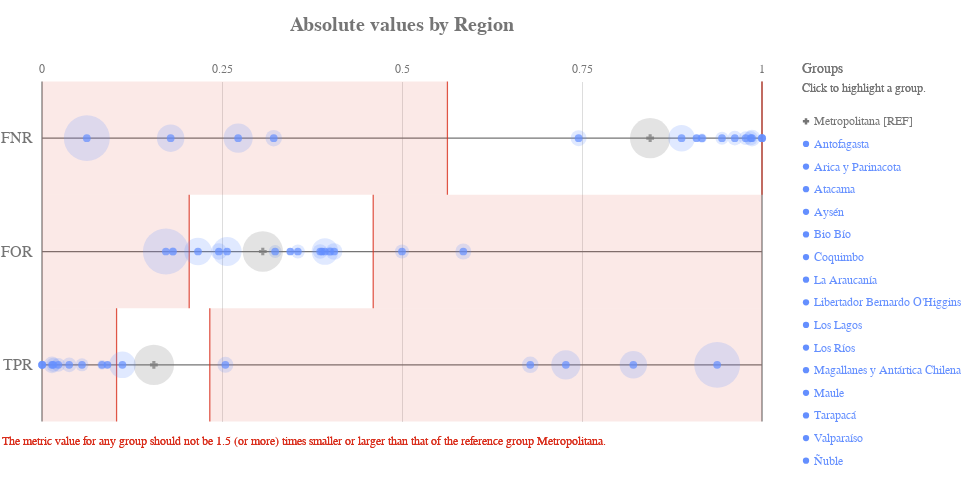

Source (notebook cell):
### Code cell
ap.absolute(grupo_definido, metrics, 'region', fairness_threshold = disparity_tolerance)

### Figure 1 — Vega-Lite specification as saved in the notebook (floating-point values rounded to 4 significant figures)
{"config": {"view": {"continuousWidth": 400, "continuousHeight": 300, "strokeWidth": 0}, "axisLeft": {"labelColor": "rgb(117,117,117)", "labelFont": "Arial", "labelFontSize": 16}, "title": {"align": "center", "baseline": "middle", "color": "rgb(117,117,117)", "font": "Arial", "fontSize": 20, "fontWeight": "bold"}}, "layer": [{"data": {"name": "data-4ac2d7a4dec33677e433b172826c7791"}, "mark": {"type": "rule", "stroke": "rgb(117,117,117)", "strokeWidth": 1.25, "tooltip": ""}, "encoding": {"x": {"type": "quantitative", "field": "start", "scale": {"domain": [0, 1], "range": [40.0, 760.0]}}, "x2": {"field": "end"}, "y": {"type": "nominal", "axis": {"domain": false, "labelAngle": 0, "labelPadding": -30, "orient": "left", "ticks": false, "title": ""}, "field": "y_position", "scale": {"domain": ["FNR", "FOR", "TPR"], "range": [42.5, 382.5]}}}}, {"data": {"name": "data-6cfe259518f6c7b358d8f836a73e6b7f"}, "mark": {"type": "rule", "stroke": "rgb(117,117,117)", "strokeWidth": 1.25, "tooltip": ""}, "encoding": {"x": {"type": "quantitative", "field": "x_position", "scale": {"domain": [0, 1], "range": [40.0, 760.0]}}, "y": {"value": 42.5}, "y2": {"value": 382.5}}}, {"data": {"name": "data-60ed1133fa688d151d36705a369482e0"}, "mark": {"type": "text", "align": "center", "color": "rgb(117,117,117)", "font": "Arial", "fontSize": 12, "fontWeight": "normal", "tooltip": ""}, "encoding": {"text": {"type": "nominal", "field": "value"}, "x": {"type": "quantitative", "field": "value", "scale": {"domain": [0, 1], "range": [40.0, 760.0]}}, "y": {"value": 29.75}}}, {"layer": [{"mark": {"type": "rect", "opacity": 0.8, "stroke": "rgb(217, 46, 28)", "strokeWidth": 1.25, "tooltip": ""}, "encoding": {"x": {"type": "quantitative", "field": "lower_threshold_value", "scale": {"domain": [0, 1], "range": [40.0, 760.0]}}, "x2": {"field": "lower_threshold_value"}, "y": {"type": "nominal", "axis": {"domain": false, "grid": false, "labels": false, "ticks": false, "title": " "}, "field": "metric", "scale": {"domain": ["FNR", "FOR", "TPR"], "range": [42.5, 382.5]}}}}, {"mark": {"type": "rect", "opacity": 0.8, "stroke": "rgb(217, 46, 28)", "strokeWidth": 1.25, "tooltip": ""}, "encoding": {"x": {"type": "quantitative", "field": "upper_threshold_value", "scale": {"domain": [0, 1], "range": [40.0, 760.0]}}, "x2": {"field": "upper_threshold_value"}, "y": {"type": "nominal", "axis": {"domain": false, "grid": false, "labels": false, "ticks": false, "title": " "}, "field": "metric", "scale": {"domain": ["FNR", "FOR", "TPR"], "range": [42.5, 382.5]}}}}, {"layer": [{"mark": {"type": "rect", "fill": "rgb(217, 46, 28)", "opacity": 0.1, "tooltip": ""}, "encoding": {"x": {"type": "quantitative", "field": "lower_threshold_value", "scale": {"domain": [0, 1], "range": [40.0, 760.0]}}, "x2": {"field": "lower_end"}, "y": {"type": "nominal", "axis": {"domain": false, "grid": false, "labels": false, "ticks": false, "title": " "}, "field": "metric", "scale": {"domain": ["FNR", "FOR", "TPR"], "range": [42.5, 382.5]}}}}, {"mark": {"type": "rect", "fill": "rgb(217, 46, 28)", "opacity": 0.1, "tooltip": ""}, "encoding": {"x": {"type": "quantitative", "field": "upper_threshold_value", "scale": {"domain": [0, 1], "range": [40.0, 760.0]}}, "x2": {"field": "upper_end"}, "y": {"type": "nominal", "axis": {"domain": false, "grid": false, "labels": false, "ticks": false, "title": " "}, "field": "metric", "scale": {"domain": ["FNR", "FOR", "TPR"], "range": [42.5, 382.5]}}}}]}, {"data": {"name": "data-79dd248bdaa0ea02c535240e8ad022c8"}, "mark": {"type": "text", "align": "left", "baseline": "top", "fill": "rgb(217, 46, 28)", "font": "Arial", "fontSize": 12, "fontWeight": "normal", "tooltip": ""}, "encoding": {"text": {"value": "The metric value for any group should not be 1.5 (or more) times smaller or larger than that of the reference group Metropolitana."}, "x": {"value": 0}, "y": {"value": 396.7}}}], "data": {"name": "data-482397bc57c6750e1fbe531a6ee66505"}}, {"layer": [{"mark": "circle"}, {"data": {"name": "data-2f32fbcd57f03089dcbc1dae8ae18331"}, "mark": {"type": "circle", "opacity": 0.2}, "encoding": {"color": {"condition": {"type": "nominal", "field": "attribute_value", "legend": null, "scale": {"domain": ["Metropolitana", "Antofagasta", "Arica y Parinacota", "Atacama", "Aysén", "Bio Bío", "Coquimbo", "La Araucanía", "Libertador Bernardo O'Higgins", "Los Lagos", "Los Ríos", "Magallanes y Antártica Chilena", "Maule", "Tarapacá", "Valparaíso", "Ñuble"], "range": ["rgb(117,117,117)", "rgb(100, 143, 255)", "rgb(100, 143, 255)", "rgb(100, 143, 255)", "rgb(100, 143, 255)", "rgb(100, 143, 255)", "rgb(100, 143, 255)", "rgb(100, 143, 255)", "rgb(100, 143, 255)", "rgb(100, 143, 255)", "rgb(100, 143, 255)", "rgb(100, 143, 255)", "rgb(100, 143, 255)", "rgb(100, 143, 255)", "rgb(100, 143, 255)", "rgb(100, 143, 255)"]}, "selection": "selector009"}, "value": "rgb(224,224,224)"}, "size": {"type": "quantitative", "field": "group_size", "legend": null, "scale": {"domain": [0, 1603.0], "range": [0, 2522.0]}}, "tooltip": [{"type": "nominal", "field": "attribute_value", "title": "Group"}, {"type": "nominal", "field": "tooltip_group_size", "title": "Group Size"}, {"type": "nominal", "field": "tooltip_disparity_explanation_fnr", "title": "Disparity"}, {"type": "quantitative", "field": "fnr", "format": ".2f", "title": "FNR"}], "x": {"type": "quantitative", "axis": {"domain": false, "labels": false, "ticks": false, "title": null, "values": [0.25, 0.5, 0.75]}, "field": "fnr", "scale": {"domain": [0, 1], "range": [40.0, 760.0]}}, "y": {"type": "nominal", "axis": {"domain": false, "grid": false, "labels": false, "ticks": false, "title": " "}, "field": "metric_variable", "scale": {"domain": ["FNR", "FOR", "TPR"], "range": [42.5, 382.5]}}}, "selection": {"selector011": {"type": "multi", "empty": "all", "fields": ["attribute_value"]}}, "transform": [{"calculate": "'FNR'", "as": "metric_variable"}]}, {"data": {"name": "data-2f32fbcd57f03089dcbc1dae8ae18331"}, "mark": {"type": "circle", "opacity": 0.2}, "encoding": {"color": {"condition": {"type": "nominal", "field": "attribute_value", "legend": null, "scale": {"domain": ["Metropolitana", "Antofagasta", "Arica y Parinacota", "Atacama", "Aysén", "Bio Bío", "Coquimbo", "La Araucanía", "Libertador Bernardo O'Higgins", "Los Lagos", "Los Ríos", "Magallanes y Antártica Chilena", "Maule", "Tarapacá", "Valparaíso", "Ñuble"], "range": ["rgb(117,117,117)", "rgb(100, 143, 255)", "rgb(100, 143, 255)", "rgb(100, 143, 255)", "rgb(100, 143, 255)", "rgb(100, 143, 255)", "rgb(100, 143, 255)", "rgb(100, 143, 255)", "rgb(100, 143, 255)", "rgb(100, 143, 255)", "rgb(100, 143, 255)", "rgb(100, 143, 255)", "rgb(100, 143, 255)", "rgb(100, 143, 255)", "rgb(100, 143, 255)", "rgb(100, 143, 255)"]}, "selection": "selector009"}, "value": "rgb(224,224,224)"}, "size": {"type": "quantitative", "field": "group_size", "legend": null, "scale": {"domain": [0, 1603.0], "range": [0, 2522.0]}}, "tooltip": [{"type": "nominal", "field": "attribute_value", "title": "Group"}, {"type": "nominal", "field": "tooltip_group_size", "title": "Group Size"}, {"type": "nominal", "field": "tooltip_disparity_explanation_for", "title": "Disparity"}, {"type": "quantitative", "field": "for", "format": ".2f", "title": "FOR"}], "x": {"type": "quantitative", "axis": {"domain": false, "labels": false, "ticks": false, "title": null, "values": [0.25, 0.5, 0.75]}, "field": "for", "scale": {"domain": [0, 1], "range": [40.0, 760.0]}}, "y": {"type": "nominal", "axis": {"domain": false, "grid": false, "labels": false, "ticks": false, "title": " "}, "field": "metric_variable", "scale": {"domain": ["FNR", "FOR", "TPR"], "range": [42.5, 382.5]}}}, "selection": {"selector013": {"type": "multi", "empty": "all", "fields": ["attribute_value"]}}, "transform": [{"calculate": "'FOR'", "as": "metric_variable"}]}, {"data": {"name": "data-2f32fbcd57f03089dcbc1dae8ae18331"}, "mark": {"type": "circle", "opacity": 0.2}, "encoding": {"color": {"condition": {"type": "nominal", "field": "attribute_value", "legend": null, "scale": {"domain": ["Metropolitana", "Antofagasta", "Arica y Parinacota", "Atacama", "Aysén", "Bio Bío", "Coquimbo", "La Araucanía", "Libertador Bernardo O'Higgins", "Los Lagos", "Los Ríos", "Magallanes y Antártica Chilena", "Maule", "Tarapacá", "Valparaíso", "Ñuble"], "range": ["rgb(117,117,117)", "rgb(100, 143, 255)", "rgb(100, 143, 255)", "rgb(100, 143, 255)", "rgb(100, 143, 255)", "rgb(100, 143, 255)", "rgb(100, 143, 255)", "rgb(100, 143, 255)", "rgb(100, 143, 255)", "rgb(100, 143, 255)", "rgb(100, 143, 255)", "rgb(100, 143, 255)", "rgb(100, 143, 255)", "rgb(100, 143, 255)", "rgb(100, 143, 255)", "rgb(100, 143, 255)"]}, "selection": "selector009"}, "value": "rgb(224,224,224)"}, "size": {"type": "quantitative", "field": "group_size", "legend": null, "scale": {"domain": [0, 1603.0], "range": [0, 2522.0]}}, "tooltip": [{"type": "nominal", "field": "attribute_value", "title": "Group"}, {"type": "nominal", "field": "tooltip_group_size", "title": "Group Size"}, {"type": "nominal", "field": "tooltip_disparity_explanation_tpr", "title": "Disparity"}, {"type": "quantitative", "field": "tpr", "format": ".2f", "title": "TPR"}], "x": {"type": "quantitative", "axis": {"domain": false, "labels": false, "ticks": false, "title": null, "values": [0.25, 0.5, 0.75]}, "field": "tpr", "scale": {"domain": [0, 1], "range": [40.0, 760.0]}}, "y": {"type": "nominal", "axis": {"domain": false, "grid": false, "labels": false, "ticks": false, "title": " "}, "field": "metric_variable", "scale": {"domain": ["FNR", "FOR", "TPR"], "range": [42.5, 382.5]}}}, "selection": {"selector015": {"type": "multi", "empty": "all", "fields": ["attribute_value"]}}, "transform": [{"calculate": "'TPR'", "as": "metric_variable"}]}, {"layer": [{"mark": "point"}, {"data": {"name": "data-2f32fbcd57f03089dcbc1dae8ae18331"}, "mark": {"type": "point", "filled": true, "size": 60}, "encoding": {"color": {"condition": {"type": "nominal", "field": "attribute_value", "legend": null, "scale": {"domain": ["Metropolitana", "Antofagasta", "Arica y Parinacota", "Atacama", "Aysén", "Bio Bío", "Coquimbo", "La Araucanía", "Libertador Bernardo O'Higgins", "Los Lagos", "Los Ríos", "Magallanes y Antártica Chilena", "Maule", "Tarapacá", "Valparaíso", "Ñuble"], "range": ["rgb(117,117,117)", "rgb(100, 143, 255)", "rgb(100, 143, 255)", "rgb(100, 143, 255)", "rgb(100, 143, 255)", "rgb(100, 143, 255)", "rgb(100, 143, 255)", "rgb(100, 143, 255)", "rgb(100, 143, 255)", "rgb(100, 143, 255)", "rgb(100, 143, 255)", "rgb(100, 143, 255)", "rgb(100, 143, 255)", "rgb(100, 143, 255)", "rgb(100, 143, 255)", "rgb(100, 143, 255)"]}, "selection": "selector009"}, "value": "rgb(224,224,224)"}, "shape": {"type": "nominal", "field": "attribute_value", "legend": null, "scale": {"domain": ["Metropolitana", "Antofagasta", "Arica y Parinacota", "Atacama", "Aysén", "Bio Bío", "Coquimbo", "La Araucanía", "Libertador Bernardo O'Higgins", "Los Lagos", "Los Ríos", "Magallanes y Antártica Chilena", "Maule", "Tarapacá", "Valparaíso", "Ñuble"], "range": ["cross", "circle", "circle", "circle", "circle", "circle", "circle", "circle", "circle", "circle", "circle", "circle", "circle", "circle", "circle", "circle"]}}, "tooltip": [{"type": "nominal", "field": "attribute_value", "title": "Group"}, {"type": "nominal", "field": "tooltip_group_size", "title": "Group Size"}, {"type": "nominal", "field": "tooltip_disparity_explanation_fnr", "title": "Disparity"}, {"type": "quantitative", "field": "fnr", "format": ".2f", "title": "FNR"}], "x": {"type": "quantitative", "axis": {"domain": false, "labels": false, "ticks": false, "title": null, "values": [0.25, 0.5, 0.75]}, "field": "fnr", "scale": {"domain": [0, 1], "range": [40.0, 760.0]}}, "y": {"type": "nominal", "axis": {"domain": false, "grid": false, "labels": false, "ticks": false, "title": " "}, "field": "metric_variable", "scale": {"domain": ["FNR", "FOR", "TPR"], "range": [42.5, 382.5]}}}, "selection": {"selector010": {"type": "multi", "empty": "all", "fields": ["attribute_value"]}}, "transform": [{"calculate": "'FNR'", "as": "metric_variable"}]}, {"data": {"name": "data-2f32fbcd57f03089dcbc1dae8ae18331"}, "mark": {"type": "point", "filled": true, "size": 60}, "encoding": {"color": {"condition": {"type": "nominal", "field": "attribute_value", "legend": null, "scale": {"domain": ["Metropolitana", "Antofagasta", "Arica y Parinacota", "Atacama", "Aysén", "Bio Bío", "Coquimbo", "La Araucanía", "Libertador Bernardo O'Higgins", "Los Lagos", "Los Ríos", "Magallanes y Antártica Chilena", "Maule", "Tarapacá", "Valparaíso", "Ñuble"], "range": ["rgb(117,117,117)", "rgb(100, 143, 255)", "rgb(100, 143, 255)", "rgb(100, 143, 255)", "rgb(100, 143, 255)", "rgb(100, 143, 255)", "rgb(100, 143, 255)", "rgb(100, 143, 255)", "rgb(100, 143, 255)", "rgb(100, 143, 255)", "rgb(100, 143, 255)", "rgb(100, 143, 255)", "rgb(100, 143, 255)", "rgb(100, 143, 255)", "rgb(100, 143, 255)", "rgb(100, 143, 255)"]}, "selection": "selector009"}, "value": "rgb(224,224,224)"}, "shape": {"type": "nominal", "field": "attribute_value", "legend": null, "scale": {"domain": ["Metropolitana", "Antofagasta", "Arica y Parinacota", "Atacama", "Aysén", "Bio Bío", "Coquimbo", "La Araucanía", "Libertador Bernardo O'Higgins", "Los Lagos", "Los Ríos", "Magallanes y Antártica Chilena", "Maule", "Tarapacá", "Valparaíso", "Ñuble"], "range": ["cross", "circle", "circle", "circle", "circle", "circle", "circle", "circle", "circle", "circle", "circle", "circle", "circle", "circle", "circle", "circle"]}}, "tooltip": [{"type": "nominal", "field": "attribute_value", "title": "Group"}, {"type": "nominal", "field": "tooltip_group_size", "title": "Group Size"}, {"type": "nominal", "field": "tooltip_disparity_explanation_for", "title": "Disparity"}, {"type": "quantitative", "field": "for", "format": ".2f", "title": "FOR"}], "x": {"type": "quantitative", "axis": {"domain": false, "labels": false, "ticks": false, "title": null, "values": [0.25, 0.5, 0.75]}, "field": "for", "scale": {"domain": [0, 1], "range": [40.0, 760.0]}}, "y": {"type": "nominal", "axis": {"domain": false, "grid": false, "labels": false, "ticks": false, "title": " "}, "field": "metric_variable", "scale": {"domain": ["FNR", "FOR", "TPR"], "range": [42.5, 382.5]}}}, "selection": {"selector012": {"type": "multi", "empty": "all", "fields": ["attribute_value"]}}, "transform": [{"calculate": "'FOR'", "as": "metric_variable"}]}, {"data": {"name": "data-2f32fbcd57f03089dcbc1dae8ae18331"}, "mark": {"type": "point", "filled": true, "size": 60}, "encoding": {"color": {"condition": {"type": "nominal", "field": "attribute_value", "legend": null, "scale": {"domain": ["Metropolitana", "Antofagasta", "Arica y Parinacota", "Atacama", "Aysén", "Bio Bío", "Coquimbo", "La Araucanía", "Libertador Bernardo O'Higgins", "Los Lagos", "Los Ríos", "Magallanes y Antártica Chilena", "Maule", "Tarapacá", "Valparaíso", "Ñuble"], "range": ["rgb(117,117,117)", "rgb(100, 143, 255)", "rgb(100, 143, 255)", "rgb(100, 143, 255)", "rgb(100, 143, 255)", "rgb(100, 143, 255)", "rgb(100, 143, 255)", "rgb(100, 143, 255)", "rgb(100, 143, 255)", "rgb(100, 143, 255)", "rgb(100, 143, 255)", "rgb(100, 143, 255)", "rgb(100, 143, 255)", "rgb(100, 143, 255)", "rgb(100, 143, 255)", "rgb(100, 143, 255)"]}, "selection": "selector009"}, "value": "rgb(224,224,224)"}, "shape": {"type": "nominal", "field": "attribute_value", "legend": null, "scale": {"domain": ["Metropolitana", "Antofagasta", "Arica y Parinacota", "Atacama", "Aysén", "Bio Bío", "Coquimbo", "La Araucanía", "Libertador Bernardo O'Higgins", "Los Lagos", "Los Ríos", "Magallanes y Antártica Chilena", "Maule", "Tarapacá", "Valparaíso", "Ñuble"], "range": ["cross", "circle", "circle", "circle", "circle", "circle", "circle", "circle", "circle", "circle", "circle", "circle", "circle", "circle", "circle", "circle"]}}, "tooltip": [{"type": "nominal", "field": "attribute_value", "title": "Group"}, {"type": "nominal", "field": "tooltip_group_size", "title": "Group Size"}, {"type": "nominal", "field": "tooltip_disparity_explanation_tpr", "title": "Disparity"}, {"type": "quantitative", "field": "tpr", "format": ".2f", "title": "TPR"}], "x": {"type": "quantitative", "axis": {"domain": false, "labels": false, "ticks": false, "title": null, "values": [0.25, 0.5, 0.75]}, "field": "tpr", "scale": {"domain": [0, 1], "range": [40.0, 760.0]}}, "y": {"type": "nominal", "axis": {"domain": false, "grid": false, "labels": false, "ticks": false, "title": " "}, "field": "metric_variable", "scale": {"domain": ["FNR", "FOR", "TPR"], "range": [42.5, 382.5]}}}, "selection": {"selector014": {"type": "multi", "empty": "all", "fields": ["attribute_value"]}}, "transform": [{"calculate": "'TPR'", "as": "metric_variable"}]}]}]}, {"layer": [{"mark": {"type": "point", "filled": true, "opacity": 1, "size": 39.48}, "encoding": {"color": {"condition": {"type": "nominal", "field": "attribute_value", "legend": null, "scale": {"domain": ["Metropolitana", "Antofagasta", "Arica y Parinacota", "Atacama", "Aysén", "Bio Bío", "Coquimbo", "La Araucanía", "Libertador Bernardo O'Higgins", "Los Lagos", "Los Ríos", "Magallanes y Antártica Chilena", "Maule", "Tarapacá", "Valparaíso", "Ñuble"], "range": ["rgb(117,117,117)", "rgb(100, 143, 255)", "rgb(100, 143, 255)", "rgb(100, 143, 255)", "rgb(100, 143, 255)", "rgb(100, 143, 255)", "rgb(100, 143, 255)", "rgb(100, 143, 255)", "rgb(100, 143, 255)", "rgb(100, 143, 255)", "rgb(100, 143, 255)", "rgb(100, 143, 255)", "rgb(100, 143, 255)", "rgb(100, 143, 255)", "rgb(100, 143, 255)", "rgb(100, 143, 255)"]}, "selection": "selector009"}, "value": "rgb(224,224,224)"}, "shape": {"type": "nominal", "field": "attribute_value", "legend": null, "scale": {"domain": ["Metropolitana", "Antofagasta", "Arica y Parinacota", "Atacama", "Aysén", "Bio Bío", "Coquimbo", "La Araucanía", "Libertador Bernardo O'Higgins", "Los Lagos", "Los Ríos", "Magallanes y Antártica Chilena", "Maule", "Tarapacá", "Valparaíso", "Ñuble"], "range": ["cross", "circle", "circle", "circle", "circle", "circle", "circle", "circle", "circle", "circle", "circle", "circle", "circle", "circle", "circle", "circle"]}}, "x": {"value": 804}, "y": {"type": "nominal", "axis": {"domain": false, "grid": false, "labels": false, "ticks": false, "title": " "}, "field": "attribute_value", "scale": {"domain": ["Metropolitana", "Antofagasta", "Arica y Parinacota", "Atacama", "Aysén", "Bio Bío", "Coquimbo", "La Araucanía", "Libertador Bernardo O'Higgins", "Los Lagos", "Los Ríos", "Magallanes y Antártica Chilena", "Maule", "Tarapacá", "Valparaíso", "Ñuble"], "range": [71, 433]}}}, "selection": {"selector009": {"type": "multi", "empty": "all", "fields": ["attribute_value"]}}}, {"mark": {"type": "text", "align": "left", "baseline": "middle", "font": "Arial", "fontSize": 12, "fontWeight": "normal"}, "encoding": {"color": {"condition": {"type": "nominal", "field": "attribute_value", "legend": null, "scale": {"domain": ["Metropolitana", "Antofagasta", "Arica y Parinacota", "Atacama", "Aysén", "Bio Bío", "Coquimbo", "La Araucanía", "Libertador Bernardo O'Higgins", "Los Lagos", "Los Ríos", "Magallanes y Antártica Chilena", "Maule", "Tarapacá", "Valparaíso", "Ñuble"], "range": ["rgb(117,117,117)", "rgb(100, 143, 255)", "rgb(100, 143, 255)", "rgb(100, 143, 255)", "rgb(100, 143, 255)", "rgb(100, 143, 255)", "rgb(100, 143, 255)", "rgb(100, 143, 255)", "rgb(100, 143, 255)", "rgb(100, 143, 255)", "rgb(100, 143, 255)", "rgb(100, 143, 255)", "rgb(100, 143, 255)", "rgb(100, 143, 255)", "rgb(100, 143, 255)", "rgb(100, 143, 255)"]}, "selection": "selector009"}, "value": "rgb(224,224,224)"}, "text": {"type": "nominal", "field": "label"}, "x": {"value": 812}, "y": {"type": "nominal", "axis": {"domain": false, "grid": false, "labels": false, "ticks": false, "title": " "}, "field": "attribute_value", "scale": {"domain": ["Metropolitana", "Antofagasta", "Arica y Parinacota", "Atacama", "Aysén", "Bio Bío", "Coquimbo", "La Araucanía", "Libertador Bernardo O'Higgins", "Los Lagos", "Los Ríos", "Magallanes y Antártica Chilena", "Maule", "Tarapacá", "Valparaíso", "Ñuble"], "range": [71, 433]}}}, "selection": {"selector016": {"type": "multi", "empty": "all", "fields": ["attribute_value"]}}}, {"data": {"name": "data-79dd248bdaa0ea02c535240e8ad022c8"}, "mark": {"type": "text", "align": "left", "baseline": "middle", "color": "rgb(117,117,117)", "font": "Arial", "fontSize": 12, "fontWeight": "normal"}, "encoding": {"text": {"value": "Click to highlight a group."}, "x": {"value": 800}, "y": {"value": 49}}}, {"data": {"name": "data-79dd248bdaa0ea02c535240e8ad022c8"}, "mark": {"type": "text", "align": "left", "baseline": "middle", "color": "rgb(117,117,117)", "font": "Arial", "fontSize": 14, "fontWeight": "normal"}, "encoding": {"text": {"value": "Groups"}, "x": {"value": 800}, "y": {"value": 30}}}], "data": {"name": "data-7ebefffb3323e64a7ab0617c614ff136"}}], "height": 425, "padding": {"top": 15, "bottom": 10}, "resolve": {"scale": {"size": "independent", "y": "independent"}}, "title": "Absolute values by Region", "width": 800, "$schema": "https://vega.github.io/schema/vega-lite/v4.8.1.json", "datasets": {"data-4ac2d7a4dec33677e433b172826c7791": [{"y_position": "FNR", "start": 0, "end": 1}, {"y_position": "FOR", "start": 0, "end": 1}, {"y_position": "TPR", "start": 0, "end": 1}], "data-6cfe259518f6c7b358d8f836a73e6b7f": [{"x_position": 0}, {"x_position": 1}], "data-60ed1133fa688d151d36705a369482e0": [{"value": 0.0}, {"value": 0.25}, {"value": 0.5}, {"value": 0.75}, {"value": 1.0}], "data-482397bc57c6750e1fbe531a6ee66505": [{"lower_end": 0, "upper_end": 1, "lower_threshold_value": 0.5631, "upper_threshold_value": 1.0, "metric": "FNR"}, {"lower_end": 0, "upper_end": 1, "lower_threshold_value": 0.2044, "upper_threshold_value": 0.46, "metric": "FOR"}, {"lower_end": 0, "upper_end": 1, "lower_threshold_value": 0.1036, "upper_threshold_value": 0.2331, "metric": "TPR"}], "data-79dd248bdaa0ea02c535240e8ad022c8": [{"a": 1, "b": 0}, {"a": 1, "b": 0}], "data-2f32fbcd57f03089dcbc1dae8ae18331": [{"attribute_name": "region", "attribute_value": "Antofagasta", "group_size": 479, "total_entities": 5007, "fnr": 0.1787, "for": 0.2167, "tpr": 0.8213, "fnr_disparity": 0.2116, "for_disparity": 0.7065, "tpr_disparity": 5.286, "fnr_disparity_scaled": -3.727, "for_disparity_scaled": -0.4154, "tpr_disparity_scaled": 4.286, "tooltip_group_size": "479 (9.57%)", "tooltip_disparity_explanation_fnr": "4.73 times smaller FNR than the reference group", "tooltip_disparity_explanation_for": "1.42 times smaller FOR than the reference group", "tooltip_disparity_explanation_tpr": "5.29 times larger TPR than the reference group"}, {"attribute_name": "region", "attribute_value": "Arica y Parinacota", "group_size": 539, "total_entities": 5007, "fnr": 0.2724, "for": 0.2571, "tpr": 0.7276, "fnr_disparity": 0.3225, "for_disparity": 0.8382, "tpr_disparity": 4.683, "fnr_disparity_scaled": -2.1, "for_disparity_scaled": -0.193, "tpr_disparity_scaled": 3.683, "tooltip_group_size": "539 (10.76%)", "tooltip_disparity_explanation_fnr": "3.10 times smaller FNR than the reference group", "tooltip_disparity_explanation_for": "1.19 times smaller FOR than the reference group", "tooltip_disparity_explanation_tpr": "4.68 times larger TPR than the reference group"}, {"attribute_name": "region", "attribute_value": "Atacama", "group_size": 173, "total_entities": 5007, "fnr": 0.3218, "for": 0.2456, "tpr": 0.6782, "fnr_disparity": 0.381, "for_disparity": 0.8009, "tpr_disparity": 4.365, "fnr_disparity_scaled": -1.624, "for_disparity_scaled": -0.2486, "tpr_disparity_scaled": 3.365, "tooltip_group_size": "173 (3.46%)", "tooltip_disparity_explanation_fnr": "2.62 times smaller FNR than the reference group", "tooltip_disparity_explanation_for": "1.25 times smaller FOR than the reference group", "tooltip_disparity_explanation_tpr": "4.36 times larger TPR than the reference group"}, {"attribute_name": "region", "attribute_value": "Aysén", "group_size": 36, "total_entities": 5007, "fnr": 1.0, "for": 0.3889, "tpr": 0.0002, "fnr_disparity": 1.184, "for_disparity": 1.268, "tpr_disparity": 0.0002, "fnr_disparity_scaled": 0.1839, "for_disparity_scaled": 0.2681, "tpr_disparity_scaled": -4999.0, "tooltip_group_size": "36 (0.72%)", "tooltip_disparity_explanation_fnr": "1.18 times larger FNR than the reference group", "tooltip_disparity_explanation_for": "1.27 times larger FOR than the reference group", "tooltip_disparity_explanation_tpr": "5000.00 times smaller TPR than the reference group"}, {"attribute_name": "region", "attribute_value": "Bio Bío", "group_size": 176, "total_entities": 5007, "fnr": 0.9861, "for": 0.4057, "tpr": 0.01389, "fnr_disparity": 1.168, "for_disparity": 1.323, "tpr_disparity": 0.08939, "fnr_disparity_scaled": 0.1675, "for_disparity_scaled": 0.323, "tpr_disparity_scaled": -10.19, "tooltip_group_size": "176 (3.52%)", "tooltip_disparity_explanation_fnr": "1.17 times larger FNR than the reference group", "tooltip_disparity_explanation_for": "1.32 times larger FOR than the reference group", "tooltip_disparity_explanation_tpr": "11.19 times smaller TPR than the reference group"}, {"attribute_name": "region", "attribute_value": "Coquimbo", "group_size": 162, "total_entities": 5007, "fnr": 0.7453, "for": 0.5852, "tpr": 0.2547, "fnr_disparity": 0.8824, "for_disparity": 1.908, "tpr_disparity": 1.639, "fnr_disparity_scaled": -0.1333, "for_disparity_scaled": 0.9082, "tpr_disparity_scaled": 0.6395, "tooltip_group_size": "162 (3.24%)", "tooltip_disparity_explanation_fnr": "1.13 times smaller FNR than the reference group", "tooltip_disparity_explanation_for": "1.91 times larger FOR than the reference group", "tooltip_disparity_explanation_tpr": "1.64 times larger TPR than the reference group"}, {"attribute_name": "region", "attribute_value": "La Araucanía", "group_size": 107, "total_entities": 5007, "fnr": 0.9444, "for": 0.3238, "tpr": 0.05556, "fnr_disparity": 1.118, "for_disparity": 1.056, "tpr_disparity": 0.3576, "fnr_disparity_scaled": 0.1182, "for_disparity_scaled": 0.0559, "tpr_disparity_scaled": -1.797, "tooltip_group_size": "107 (2.14%)", "tooltip_disparity_explanation_fnr": "1.12 times larger FNR than the reference group", "tooltip_disparity_explanation_for": "1.06 times larger FOR than the reference group", "tooltip_disparity_explanation_tpr": "2.80 times smaller TPR than the reference group"}, {"attribute_name": "region", "attribute_value": "Libertador Bernardo O'Higgins", "group_size": 137, "total_entities": 5007, "fnr": 0.9623, "for": 0.3864, "tpr": 0.03774, "fnr_disparity": 1.139, "for_disparity": 1.26, "tpr_disparity": 0.2429, "fnr_disparity_scaled": 0.1393, "for_disparity_scaled": 0.2599, "tpr_disparity_scaled": -3.117, "tooltip_group_size": "137 (2.74%)", "tooltip_disparity_explanation_fnr": "1.14 times larger FNR than the reference group", "tooltip_disparity_explanation_for": "1.26 times larger FOR than the reference group", "tooltip_disparity_explanation_tpr": "4.12 times smaller TPR than the reference group"}, {"attribute_name": "region", "attribute_value": "Los Lagos", "group_size": 122, "total_entities": 5007, "fnr": 0.9773, "for": 0.3554, "tpr": 0.02273, "fnr_disparity": 1.157, "for_disparity": 1.159, "tpr_disparity": 0.1463, "fnr_disparity_scaled": 0.157, "for_disparity_scaled": 0.1588, "tpr_disparity_scaled": -5.836, "tooltip_group_size": "122 (2.44%)", "tooltip_disparity_explanation_fnr": "1.16 times larger FNR than the reference group", "tooltip_disparity_explanation_for": "1.16 times larger FOR than the reference group", "tooltip_disparity_explanation_tpr": "6.84 times smaller TPR than the reference group"}, {"attribute_name": "region", "attribute_value": "Los Ríos", "group_size": 44, "total_entities": 5007, "fnr": 1.0, "for": 0.1818, "tpr": 0.0002, "fnr_disparity": 1.184, "for_disparity": 0.5929, "tpr_disparity": 0.0002, "fnr_disparity_scaled": 0.1839, "for_disparity_scaled": -0.6867, "tpr_disparity_scaled": -4999.0, "tooltip_group_size": "44 (0.88%)", "tooltip_disparity_explanation_fnr": "1.18 times larger FNR than the reference group", "tooltip_disparity_explanation_for": "1.69 times smaller FOR than the reference group", "tooltip_disparity_explanation_tpr": "5000.00 times smaller TPR than the reference group"}, {"attribute_name": "region", "attribute_value": "Magallanes y Antártica Chilena", "group_size": 30, "total_entities": 5007, "fnr": 0.9091, "for": 0.3448, "tpr": 0.09091, "fnr_disparity": 1.076, "for_disparity": 1.124, "tpr_disparity": 0.5851, "fnr_disparity_scaled": 0.07631, "for_disparity_scaled": 0.1244, "tpr_disparity_scaled": -0.709, "tooltip_group_size": "30 (0.60%)", "tooltip_disparity_explanation_fnr": "1.08 times larger FNR than the reference group", "tooltip_disparity_explanation_for": "1.12 times larger FOR than the reference group", "tooltip_disparity_explanation_tpr": "1.71 times smaller TPR than the reference group"}, {"attribute_name": "region", "attribute_value": "Maule", "group_size": 127, "total_entities": 5007, "fnr": 0.9844, "for": 0.5, "tpr": 0.01562, "fnr_disparity": 1.165, "for_disparity": 1.63, "tpr_disparity": 0.1006, "fnr_disparity_scaled": 0.1654, "for_disparity_scaled": 0.6304, "tpr_disparity_scaled": -8.944, "tooltip_group_size": "127 (2.54%)", "tooltip_disparity_explanation_fnr": "1.17 times larger FNR than the reference group", "tooltip_disparity_explanation_for": "1.63 times larger FOR than the reference group", "tooltip_disparity_explanation_tpr": "9.94 times smaller TPR than the reference group"}, {"attribute_name": "region", "attribute_value": "Metropolitana", "group_size": 1034, "total_entities": 5007, "fnr": 0.8446, "for": 0.3067, "tpr": 0.1554, "fnr_disparity": 1.0, "for_disparity": 1.0, "tpr_disparity": 1.0, "fnr_disparity_scaled": 0.0, "for_disparity_scaled": 0.0, "tpr_disparity_scaled": 0.0, "tooltip_group_size": "1,034 (20.65%)", "tooltip_disparity_explanation_fnr": "Reference group", "tooltip_disparity_explanation_for": "Reference group", "tooltip_disparity_explanation_tpr": "Reference group"}, {"attribute_name": "region", "attribute_value": "Tarapacá", "group_size": 1336, "total_entities": 5007, "fnr": 0.06226, "for": 0.172, "tpr": 0.9377, "fnr_disparity": 0.07371, "for_disparity": 0.561, "tpr_disparity": 6.036, "fnr_disparity_scaled": -12.57, "for_disparity_scaled": -0.7825, "tpr_disparity_scaled": 5.036, "tooltip_group_size": "1,336 (26.68%)", "tooltip_disparity_explanation_fnr": "13.57 times smaller FNR than the reference group", "tooltip_disparity_explanation_for": "1.78 times smaller FOR than the reference group", "tooltip_disparity_explanation_tpr": "6.04 times larger TPR than the reference group"}, {"attribute_name": "region", "attribute_value": "Valparaíso", "group_size": 448, "total_entities": 5007, "fnr": 0.8883, "for": 0.3929, "tpr": 0.1117, "fnr_disparity": 1.052, "for_disparity": 1.281, "tpr_disparity": 0.719, "fnr_disparity_scaled": 0.0517, "for_disparity_scaled": 0.2813, "tpr_disparity_scaled": -0.3909, "tooltip_group_size": "448 (8.95%)", "tooltip_disparity_explanation_fnr": "1.05 times larger FNR than the reference group", "tooltip_disparity_explanation_for": "1.28 times larger FOR than the reference group", "tooltip_disparity_explanation_tpr": "1.39 times smaller TPR than the reference group"}, {"attribute_name": "region", "attribute_value": "Ñuble", "group_size": 57, "total_entities": 5007, "fnr": 0.9167, "for": 0.4, "tpr": 0.08333, "fnr_disparity": 1.085, "for_disparity": 1.304, "tpr_disparity": 0.5364, "fnr_disparity_scaled": 0.08528, "for_disparity_scaled": 0.3043, "tpr_disparity_scaled": -0.8644, "tooltip_group_size": "57 (1.14%)", "tooltip_disparity_explanation_fnr": "1.09 times larger FNR than the reference group", "tooltip_disparity_explanation_for": "1.30 times larger FOR than the reference group", "tooltip_disparity_explanation_tpr": "1.86 times smaller TPR than the reference group"}], "data-7ebefffb3323e64a7ab0617c614ff136": [{"attribute_value": "Metropolitana", "label": "Metropolitana [REF]"}, {"attribute_value": "Antofagasta", "label": "Antofagasta"}, {"attribute_value": "Arica y Parinacota", "label": "Arica y Parinacota"}, {"attribute_value": "Atacama", "label": "Atacama"}, {"attribute_value": "Aysén", "label": "Aysén"}, {"attribute_value": "Bio Bío", "label": "Bio Bío"}, {"attribute_value": "Coquimbo", "label": "Coquimbo"}, {"attribute_value": "La Araucanía", "label": "La Araucanía"}, {"attribute_value": "Libertador Bernardo O'Higgins", "label": "Libertador Bernardo O'Higgins"}, {"attribute_value": "Los Lagos", "label": "Los Lagos"}, {"attribute_value": "Los Ríos", "label": "Los Ríos"}, {"attribute_value": "Magallanes y Antártica Chilena", "label": "Magallanes y Antártica Chilena"}, {"attribute_value": "Maule", "label": "Maule"}, {"attribute_value": "Tarapacá", "label": "Tarapacá"}, {"attribute_value": "Valparaíso", "label": "Valparaíso"}, {"attribute_value": "Ñuble", "label": "Ñuble"}]}}
